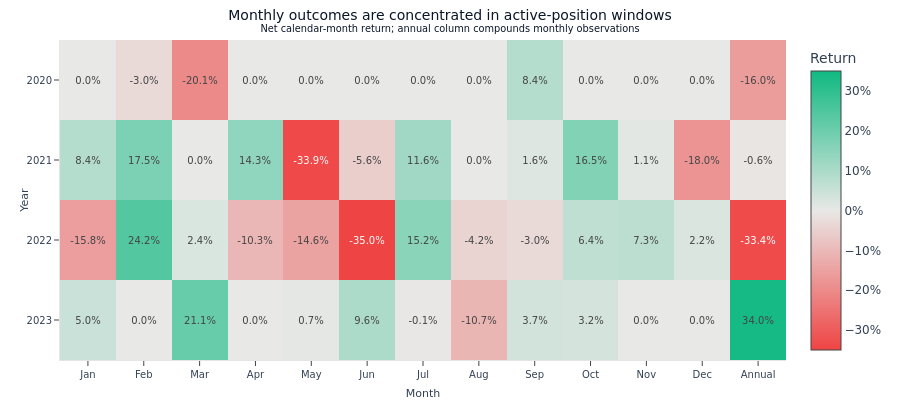

Notebook code cell kept with this figure:
### Code cell
fig = plot_monthly_returns_heatmap(analysis_net)
fig.data[0].colorscale = ml4t_diverging()
fig.update_layout(
    title=(
        "Monthly outcomes are concentrated in active-position windows"
        "<br><sup>Net calendar-month return; annual column compounds monthly observations</sup>"
    ),
    xaxis_title="Month",
    yaxis_title="Year",
)
fig.show()

### Figure 1 — Plotly figure (JSON) as saved in the notebook; plotly's stock layout.template omitted (floating-point values rounded to 4 significant figures)
{"data": [{"colorbar": {"tickformat": ".0%", "title": {"text": "Return"}}, "colorscale": [[0.0, "#ef4444"], [0.5, "#e8e8e6"], [1.0, "#10b981"]], "hovertemplate": "Year: %{y}<br>Month: %{x}<br>Return: %{z:.2%}<extra></extra>", "text": [["0.0%", "-3.0%", "-20.1%", "0.0%", "0.0%", "0.0%", "0.0%", "0.0%", "8.4%", "0.0%", "0.0%", "0.0%", "-16.0%"], ["8.4%", "17.5%", "0.0%", "14.3%", "-33.9%", "-5.6%", "11.6%", "0.0%", "1.6%", "16.5%", "1.1%", "-18.0%", "-0.6%"], ["-15.8%", "24.2%", "2.4%", "-10.3%", "-14.6%", "-35.0%", "15.2%", "-4.2%", "-3.0%", "6.4%", "7.3%", "2.2%", "-33.4%"], ["5.0%", "0.0%", "21.1%", "0.0%", "0.7%", "9.6%", "-0.1%", "-10.7%", "3.7%", "3.2%", "0.0%", "0.0%", "34.0%"]], "textfont": {"size": 10}, "texttemplate": "%{text}", "type": "heatmap", "x": ["Jan", "Feb", "Mar", "Apr", "May", "Jun", "Jul", "Aug", "Sep", "Oct", "Nov", "Dec", "Annual"], "y": [2020, 2021, 2022, 2023], "z": [[0.0, -0.02973, -0.2014, 0.0, 0.0, 0.0, 0.0, 0.0, 0.08431, 0.0, 0.0, 0.0, -0.1598], [0.08435, 0.1749, 0.0, 0.1425, -0.3393, -0.05557, 0.1159, 0.0, 0.01557, 0.1649, 0.01051, -0.1799, -0.00625], [-0.1583, 0.2424, 0.02374, -0.1035, -0.1463, -0.3497, 0.1525, -0.04218, -0.0298, 0.06416, 0.07314, 0.02232, -0.3338], [0.04974, 0.0, 0.2112, 0.0, 0.007198, 0.09596, -0.001068, -0.1072, 0.0373, 0.03194, 0.0, 0.0, 0.3398]], "zmax": 0.3497, "zmin": -0.3497}], "layout": {"font": {"color": "#334155", "family": "DM Sans, DejaVu Sans, sans-serif", "size": 12}, "height": 400, "hoverlabel": {"bgcolor": "white", "font": {"family": "DM Sans, DejaVu Sans, sans-serif", "size": 13}}, "hovermode": "x unified", "margin": {"b": 40, "l": 60, "r": 20, "t": 40}, "paper_bgcolor": "rgba(0,0,0,0)", "plot_bgcolor": "rgba(0,0,0,0)", "showlegend": false, "title": {"text": "Monthly outcomes are concentrated in active-position windows<br><sup>Net calendar-month return; annual column compounds monthly observations</sup>"}, "xaxis": {"gridcolor": "rgba(0,0,0,0.06)", "linecolor": "rgba(0,0,0,0.1)", "title": {"text": "Month"}, "zeroline": false}, "yaxis": {"autorange": "reversed", "gridcolor": "rgba(0,0,0,0.06)", "linecolor": "rgba(0,0,0,0.1)", "title": {"text": "Year"}, "type": "category", "zeroline": false}}}
